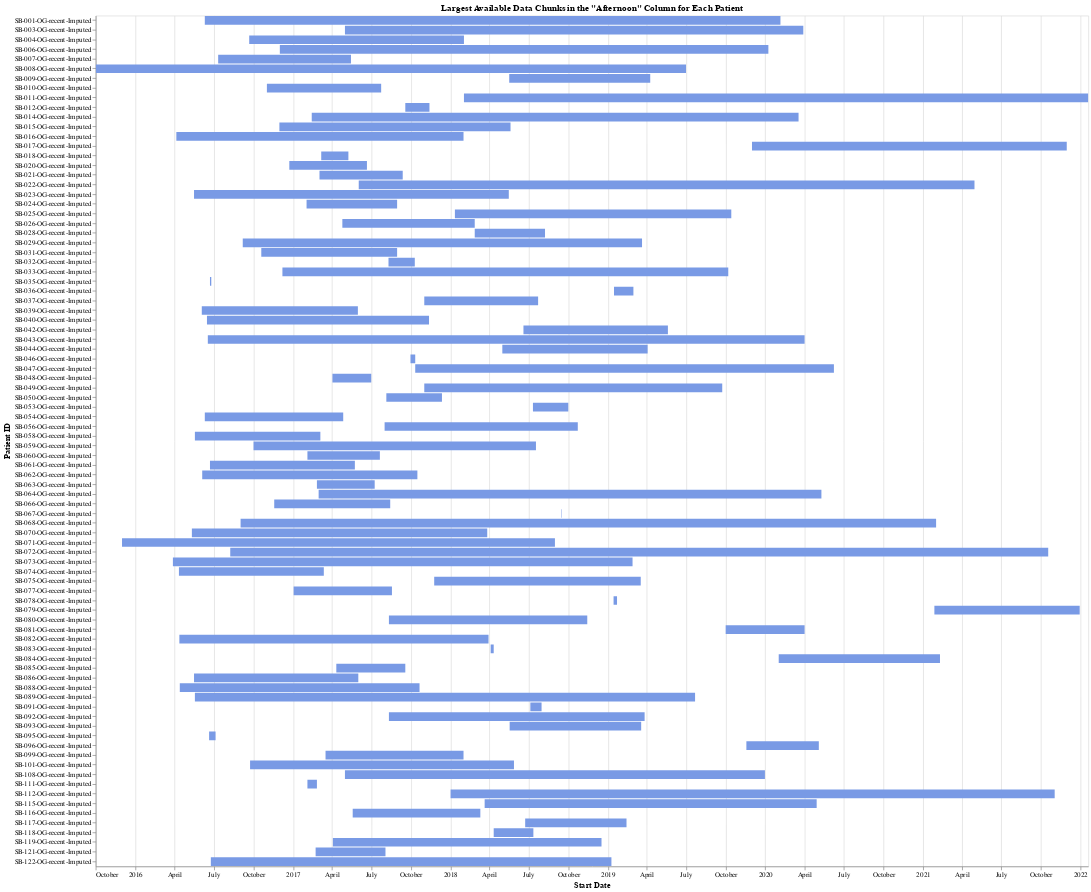

This figure's notebook cell:
### Markdown cell above
## Display Largest available chunk in "Afternoon" Column

### Code cell
import pandas as pd
import altair as alt

# Convert date to datetime
df_all['Date'] = pd.to_datetime(df_all['Date'])

# Create a DataFrame to hold the biggest available chunks for visualization
biggest_available_chunks_df = pd.DataFrame(columns=['patient_id', 'start_date', 'end_date', 'chunk_size'])

# Function to find the largest available chunk
def find_largest_available_chunk(patient_data, column):
    patient_data = patient_data.sort_values(by='Date')
    patient_data['is_missing'] = patient_data[column].isna()
    
    # Variables to track available chunks
    largest_chunk = {
        'patient_id': None,
        'start_date': None,
        'end_date': None,
        'chunk_size': 0
    }
    current_chunk_start = None
    current_chunk_size = 0

    # Loop through the patient data to find the largest available chunk
    for index, row in patient_data.iterrows():
        if not row['is_missing']:  # If value is not NaN (i.e., available)
            if current_chunk_start is None:
                current_chunk_start = row['Date']  # Start of a new available chunk
            current_chunk_size += 1
        else:
            # Check if the current available chunk is the largest so far
            if current_chunk_size > largest_chunk['chunk_size']:
                largest_chunk = {
                    'patient_id': row['patient_id'],
                    'start_date': current_chunk_start,
                    'end_date': row['Date'],
                    'chunk_size': current_chunk_size
                }
            current_chunk_start = None
            current_chunk_size = 0

    # Handle the case where the last chunk is the largest
    if current_chunk_size > largest_chunk['chunk_size']:
        largest_chunk = {
            'patient_id': patient_data.iloc[-1]['patient_id'],
            'start_date': current_chunk_start,
            'end_date': patient_data.iloc[-1]['Date'],
            'chunk_size': current_chunk_size
        }
    
    return largest_chunk

# Loop through each patient to find the largest available chunk for the "Morning" column
for patient_id in df_all['patient_id'].unique():
    patient_data = df_all[df_all['patient_id'] == patient_id]
    largest_chunk = find_largest_available_chunk(patient_data, "Afternoon")

    # Append the largest chunk to the DataFrame
    if largest_chunk['chunk_size'] > 0:
        biggest_available_chunks_df = pd.concat([biggest_available_chunks_df, pd.DataFrame([largest_chunk])], ignore_index=True)

# Convert dates to datetime
biggest_available_chunks_df['start_date'] = pd.to_datetime(biggest_available_chunks_df['start_date'])
biggest_available_chunks_df['end_date'] = pd.to_datetime(biggest_available_chunks_df['end_date'])

# Create a base Altair chart for the largest available chunk
base = alt.Chart(biggest_available_chunks_df).encode(
    y=alt.Y('patient_id:N', title='Patient ID', sort=alt.EncodingSortField(field='patient_id', order='ascending')),
    x=alt.X('start_date:T', title='Start Date')
)

# Create bars representing the largest available chunk for each patient
chunk_bars = base.mark_bar().encode(
    x2='end_date:T',
    color=alt.value('#799AE5'),  # Color for available data periods
    tooltip=['patient_id:N', 'start_date:T', 'end_date:T', 'chunk_size:Q']
)

# Display the chart
chunk_bars.properties(
    title='Largest Available Data Chunks in the "Afternoon" Column for Each Patient',
    width=1400,
    height=1200
).interactive()

### Figure 1 — Vega-Lite specification as saved in the notebook (floating-point values rounded to 4 significant figures)
{"config": {"view": {"continuousWidth": 300, "continuousHeight": 300}}, "data": {"name": "data-5927e972d4d88080d7edae1dd999b93f"}, "mark": {"type": "bar"}, "encoding": {"color": {"value": "#799AE5"}, "tooltip": [{"field": "patient_id", "type": "nominal"}, {"field": "start_date", "type": "temporal"}, {"field": "end_date", "type": "temporal"}, {"field": "chunk_size", "type": "quantitative"}], "x": {"field": "start_date", "title": "Start Date", "type": "temporal"}, "x2": {"field": "end_date"}, "y": {"field": "patient_id", "sort": {"field": "patient_id", "order": "ascending"}, "title": "Patient ID", "type": "nominal"}}, "height": 1200, "params": [{"name": "param_2", "select": {"type": "interval", "encodings": ["x", "y"]}, "bind": "scales"}], "title": "Largest Available Data Chunks in the \"Afternoon\" Column for Each Patient", "width": 1400, "$schema": "https://vega.github.io/schema/vega-lite/v5.20.1.json", "datasets": {"data-5927e972d4d88080d7edae1dd999b93f": [{"patient_id": "SB-011-OG-recent-Imputed", "start_date": "2018-02-01T00:00:00", "end_date": "2022-01-19T00:00:00", "chunk_size": 1449}, {"patient_id": "SB-112-OG-recent-Imputed", "start_date": "2018-01-01T00:00:00", "end_date": "2021-11-02T00:00:00", "chunk_size": 1402}, {"patient_id": "SB-007-OG-recent-Imputed", "start_date": "2016-07-11T00:00:00", "end_date": "2017-05-15T00:00:00", "chunk_size": 309}, {"patient_id": "SB-053-OG-recent-Imputed", "start_date": "2018-07-11T00:00:00", "end_date": "2018-10-01T00:00:00", "chunk_size": 82}, {"patient_id": "SB-061-OG-recent-Imputed", "start_date": "2016-06-22T00:00:00", "end_date": "2017-05-24T00:00:00", "chunk_size": 337}, {"patient_id": "SB-077-OG-recent-Imputed", "start_date": "2017-01-02T00:00:00", "end_date": "2017-08-18T00:00:00", "chunk_size": 228}, {"patient_id": "SB-083-OG-recent-Imputed", "start_date": "2018-04-04T00:00:00", "end_date": "2018-04-11T00:00:00", "chunk_size": 7}, {"patient_id": "SB-035-OG-recent-Imputed", "start_date": "2016-06-22T00:00:00", "end_date": "2016-06-25T00:00:00", "chunk_size": 3}, {"patient_id": "SB-023-OG-recent-Imputed", "start_date": "2016-05-16T00:00:00", "end_date": "2018-05-16T00:00:00", "chunk_size": 730}, {"patient_id": "SB-095-OG-recent-Imputed", "start_date": "2016-06-20T00:00:00", "end_date": "2016-07-05T00:00:00", "chunk_size": 15}, {"patient_id": "SB-029-OG-recent-Imputed", "start_date": "2016-09-06T00:00:00", "end_date": "2019-03-21T00:00:00", "chunk_size": 926}, {"patient_id": "SB-047-OG-recent-Imputed", "start_date": "2017-10-11T00:00:00", "end_date": "2020-06-08T00:00:00", "chunk_size": 972}, {"patient_id": "SB-089-OG-recent-Imputed", "start_date": "2016-05-18T00:00:00", "end_date": "2019-07-22T00:00:00", "chunk_size": 1160}, {"patient_id": "SB-059-OG-recent-Imputed", "start_date": "2016-10-01T00:00:00", "end_date": "2018-07-18T00:00:00", "chunk_size": 655}, {"patient_id": "SB-037-OG-recent-Imputed", "start_date": "2017-11-01T00:00:00", "end_date": "2018-07-23T00:00:00", "chunk_size": 265}, {"patient_id": "SB-081-OG-recent-Imputed", "start_date": "2019-10-01T00:00:00", "end_date": "2020-04-01T00:00:00", "chunk_size": 183}, {"patient_id": "SB-122-OG-recent-Imputed", "start_date": "2016-06-24T00:00:00", "end_date": "2019-01-09T00:00:00", "chunk_size": 929}, {"patient_id": "SB-021-OG-recent-Imputed", "start_date": "2017-03-03T00:00:00", "end_date": "2017-09-12T00:00:00", "chunk_size": 194}, {"patient_id": "SB-063-OG-recent-Imputed", "start_date": "2017-02-25T00:00:00", "end_date": "2017-07-09T00:00:00", "chunk_size": 134}, {"patient_id": "SB-118-OG-recent-Imputed", "start_date": "2018-04-11T00:00:00", "end_date": "2018-07-12T00:00:00", "chunk_size": 93}, {"patient_id": "SB-075-OG-recent-Imputed", "start_date": "2017-11-24T00:00:00", "end_date": "2019-03-18T00:00:00", "chunk_size": 480}, {"patient_id": "SB-108-OG-recent-Imputed", "start_date": "2017-05-01T00:00:00", "end_date": "2019-12-31T00:00:00", "chunk_size": 975}, {"patient_id": "SB-073-OG-recent-Imputed", "start_date": "2016-03-28T00:00:00", "end_date": "2019-02-27T00:00:00", "chunk_size": 1066}, {"patient_id": "SB-031-OG-recent-Imputed", "start_date": "2016-10-19T00:00:00", "end_date": "2017-08-30T00:00:00", "chunk_size": 315}, {"patient_id": "SB-091-OG-recent-Imputed", "start_date": "2018-07-05T00:00:00", "end_date": "2018-07-31T00:00:00", "chunk_size": 27}, {"patient_id": "SB-049-OG-recent-Imputed", "start_date": "2017-11-01T00:00:00", "end_date": "2019-09-23T00:00:00", "chunk_size": 692}, {"patient_id": "SB-116-OG-recent-Imputed", "start_date": "2017-05-19T00:00:00", "end_date": "2018-03-11T00:00:00", "chunk_size": 296}, {"patient_id": "SB-015-OG-recent-Imputed", "start_date": "2016-11-30T00:00:00", "end_date": "2018-05-20T00:00:00", "chunk_size": 537}, {"patient_id": "SB-003-OG-recent-Imputed", "start_date": "2017-05-01T00:00:00", "end_date": "2020-03-29T00:00:00", "chunk_size": 1064}, {"patient_id": "SB-099-OG-recent-Imputed", "start_date": "2017-03-17T00:00:00", "end_date": "2018-01-31T00:00:00", "chunk_size": 321}, {"patient_id": "SB-039-OG-recent-Imputed", "start_date": "2016-06-03T00:00:00", "end_date": "2017-05-31T00:00:00", "chunk_size": 363}, {"patient_id": "SB-085-OG-recent-Imputed", "start_date": "2017-04-11T00:00:00", "end_date": "2017-09-18T00:00:00", "chunk_size": 160}, {"patient_id": "SB-033-OG-recent-Imputed", "start_date": "2016-12-07T00:00:00", "end_date": "2019-10-07T00:00:00", "chunk_size": 1034}, {"patient_id": "SB-025-OG-recent-Imputed", "start_date": "2018-01-11T00:00:00", "end_date": "2019-10-14T00:00:00", "chunk_size": 642}, {"patient_id": "SB-093-OG-recent-Imputed", "start_date": "2018-05-18T00:00:00", "end_date": "2019-03-19T00:00:00", "chunk_size": 306}, {"patient_id": "SB-067-OG-recent-Imputed", "start_date": "2018-09-15T00:00:00", "end_date": "2018-09-16T00:00:00", "chunk_size": 1}, {"patient_id": "SB-009-OG-recent-Imputed", "start_date": "2018-05-17T00:00:00", "end_date": "2019-04-09T00:00:00", "chunk_size": 328}, {"patient_id": "SB-071-OG-recent-Imputed", "start_date": "2015-12-01T00:00:00", "end_date": "2018-08-31T00:00:00", "chunk_size": 1005}, {"patient_id": "SB-043-OG-recent-Imputed", "start_date": "2016-06-17T00:00:00", "end_date": "2020-04-01T00:00:00", "chunk_size": 1385}, {"patient_id": "SB-017-OG-recent-Imputed", "start_date": "2019-12-01T00:00:00", "end_date": "2021-11-30T00:00:00", "chunk_size": 731}, {"patient_id": "SB-079-OG-recent-Imputed", "start_date": "2021-01-27T00:00:00", "end_date": "2021-12-30T00:00:00", "chunk_size": 338}, {"patient_id": "SB-001-OG-recent-Imputed", "start_date": "2016-06-10T00:00:00", "end_date": "2020-02-05T00:00:00", "chunk_size": 1336}, {"patient_id": "SB-018-OG-recent-Imputed", "start_date": "2017-03-07T00:00:00", "end_date": "2017-05-09T00:00:00", "chunk_size": 63}, {"patient_id": "SB-060-OG-recent-Imputed", "start_date": "2017-02-03T00:00:00", "end_date": "2017-07-21T00:00:00", "chunk_size": 168}, {"patient_id": "SB-121-OG-recent-Imputed", "start_date": "2017-02-22T00:00:00", "end_date": "2017-08-03T00:00:00", "chunk_size": 162}, {"patient_id": "SB-022-OG-recent-Imputed", "start_date": "2017-06-02T00:00:00", "end_date": "2021-04-30T00:00:00", "chunk_size": 1429}, {"patient_id": "SB-082-OG-recent-Imputed", "start_date": "2016-04-12T00:00:00", "end_date": "2018-03-30T00:00:00", "chunk_size": 717}, {"patient_id": "SB-068-OG-recent-Imputed", "start_date": "2016-09-01T00:00:00", "end_date": "2021-01-31T00:00:00", "chunk_size": 1614}, {"patient_id": "SB-006-OG-recent-Imputed", "start_date": "2016-12-01T00:00:00", "end_date": "2020-01-08T00:00:00", "chunk_size": 1134}, {"patient_id": "SB-010-OG-recent-Imputed", "start_date": "2016-11-01T00:00:00", "end_date": "2017-07-24T00:00:00", "chunk_size": 266}, {"patient_id": "SB-044-OG-recent-Imputed", "start_date": "2018-05-01T00:00:00", "end_date": "2019-04-03T00:00:00", "chunk_size": 338}, {"patient_id": "SB-096-OG-recent-Imputed", "start_date": "2019-11-18T00:00:00", "end_date": "2020-05-04T00:00:00", "chunk_size": 169}, {"patient_id": "SB-020-OG-recent-Imputed", "start_date": "2016-12-23T00:00:00", "end_date": "2017-06-21T00:00:00", "chunk_size": 180}, {"patient_id": "SB-036-OG-recent-Imputed", "start_date": "2019-01-15T00:00:00", "end_date": "2019-03-01T00:00:00", "chunk_size": 45}, {"patient_id": "SB-058-OG-recent-Imputed", "start_date": "2016-05-18T00:00:00", "end_date": "2017-03-05T00:00:00", "chunk_size": 292}, {"patient_id": "SB-080-OG-recent-Imputed", "start_date": "2017-08-11T00:00:00", "end_date": "2018-11-14T00:00:00", "chunk_size": 460}, {"patient_id": "SB-119-OG-recent-Imputed", "start_date": "2017-04-03T00:00:00", "end_date": "2018-12-17T00:00:00", "chunk_size": 624}, {"patient_id": "SB-074-OG-recent-Imputed", "start_date": "2016-04-11T00:00:00", "end_date": "2017-03-13T00:00:00", "chunk_size": 337}, {"patient_id": "SB-062-OG-recent-Imputed", "start_date": "2016-06-04T00:00:00", "end_date": "2017-10-16T00:00:00", "chunk_size": 500}, {"patient_id": "SB-088-OG-recent-Imputed", "start_date": "2016-04-13T00:00:00", "end_date": "2017-10-21T00:00:00", "chunk_size": 556}, {"patient_id": "SB-050-OG-recent-Imputed", "start_date": "2017-08-05T00:00:00", "end_date": "2017-12-12T00:00:00", "chunk_size": 129}, {"patient_id": "SB-046-OG-recent-Imputed", "start_date": "2017-09-30T00:00:00", "end_date": "2017-10-11T00:00:00", "chunk_size": 12}, {"patient_id": "SB-028-OG-recent-Imputed", "start_date": "2018-02-26T00:00:00", "end_date": "2018-08-08T00:00:00", "chunk_size": 164}, {"patient_id": "SB-004-OG-recent-Imputed", "start_date": "2016-09-21T00:00:00", "end_date": "2018-02-01T00:00:00", "chunk_size": 498}, {"patient_id": "SB-012-OG-recent-Imputed", "start_date": "2017-09-18T00:00:00", "end_date": "2017-11-13T00:00:00", "chunk_size": 56}, {"patient_id": "SB-111-OG-recent-Imputed", "start_date": "2017-02-03T00:00:00", "end_date": "2017-02-25T00:00:00", "chunk_size": 22}, {"patient_id": "SB-101-OG-recent-Imputed", "start_date": "2016-09-23T00:00:00", "end_date": "2018-05-28T00:00:00", "chunk_size": 613}, {"patient_id": "SB-117-OG-recent-Imputed", "start_date": "2018-06-23T00:00:00", "end_date": "2019-02-13T00:00:00", "chunk_size": 236}, {"patient_id": "SB-014-OG-recent-Imputed", "start_date": "2017-02-13T00:00:00", "end_date": "2020-03-18T00:00:00", "chunk_size": 1129}, {"patient_id": "SB-056-OG-recent-Imputed", "start_date": "2017-08-01T00:00:00", "end_date": "2018-10-23T00:00:00", "chunk_size": 448}, {"patient_id": "SB-040-OG-recent-Imputed", "start_date": "2016-06-15T00:00:00", "end_date": "2017-11-12T00:00:00", "chunk_size": 515}, {"patient_id": "SB-072-OG-recent-Imputed", "start_date": "2016-08-08T00:00:00", "end_date": "2021-10-18T00:00:00", "chunk_size": 1898}, {"patient_id": "SB-064-OG-recent-Imputed", "start_date": "2017-03-01T00:00:00", "end_date": "2020-05-10T00:00:00", "chunk_size": 1167}, {"patient_id": "SB-026-OG-recent-Imputed", "start_date": "2017-04-25T00:00:00", "end_date": "2018-02-26T00:00:00", "chunk_size": 308}, {"patient_id": "SB-048-OG-recent-Imputed", "start_date": "2017-04-02T00:00:00", "end_date": "2017-07-01T00:00:00", "chunk_size": 90}, {"patient_id": "SB-086-OG-recent-Imputed", "start_date": "2016-05-16T00:00:00", "end_date": "2017-06-01T00:00:00", "chunk_size": 381}, {"patient_id": "SB-054-OG-recent-Imputed", "start_date": "2016-06-10T00:00:00", "end_date": "2017-04-27T00:00:00", "chunk_size": 322}, {"patient_id": "SB-042-OG-recent-Imputed", "start_date": "2018-06-19T00:00:00", "end_date": "2019-05-20T00:00:00", "chunk_size": 336}, {"patient_id": "SB-115-OG-recent-Imputed", "start_date": "2018-03-21T00:00:00", "end_date": "2020-04-29T00:00:00", "chunk_size": 771}, {"patient_id": "SB-078-OG-recent-Imputed", "start_date": "2019-01-14T00:00:00", "end_date": "2019-01-22T00:00:00", "chunk_size": 8}, {"patient_id": "SB-016-OG-recent-Imputed", "start_date": "2016-04-05T00:00:00", "end_date": "2018-01-31T00:00:00", "chunk_size": 667}, {"patient_id": "SB-024-OG-recent-Imputed", "start_date": "2017-02-01T00:00:00", "end_date": "2017-08-30T00:00:00", "chunk_size": 211}, {"patient_id": "SB-092-OG-recent-Imputed", "start_date": "2017-08-11T00:00:00", "end_date": "2019-03-27T00:00:00", "chunk_size": 593}, {"patient_id": "SB-084-OG-recent-Imputed", "start_date": "2020-02-01T00:00:00", "end_date": "2021-02-09T00:00:00", "chunk_size": 374}, {"patient_id": "SB-032-OG-recent-Imputed", "start_date": "2017-08-10T00:00:00", "end_date": "2017-10-10T00:00:00", "chunk_size": 62}, {"patient_id": "SB-070-OG-recent-Imputed", "start_date": "2016-05-11T00:00:00", "end_date": "2018-03-27T00:00:00", "chunk_size": 685}, {"patient_id": "SB-008-OG-recent-Imputed", "start_date": "2015-10-01T00:00:00", "end_date": "2019-07-01T00:00:00", "chunk_size": 1369}, {"patient_id": "SB-066-OG-recent-Imputed", "start_date": "2016-11-18T00:00:00", "end_date": "2017-08-14T00:00:00", "chunk_size": 270}]}}
